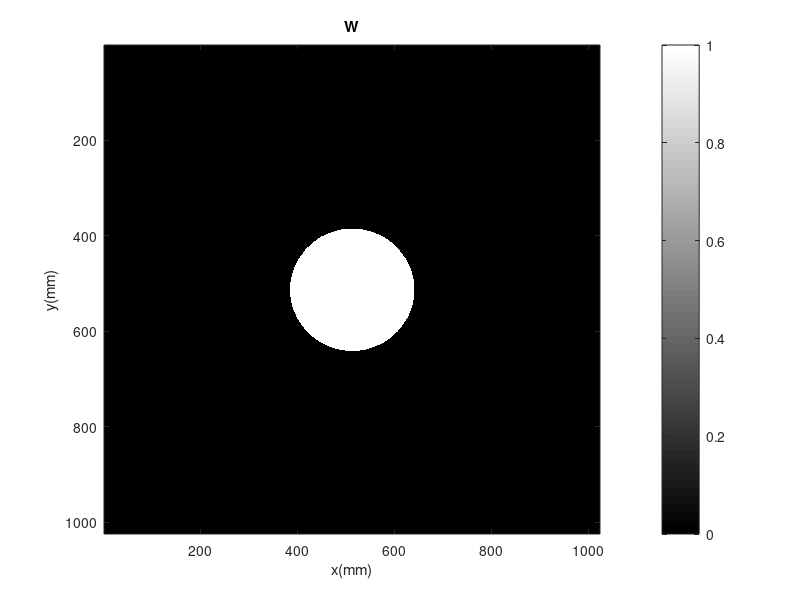

This figure's MATLAB source: (Note: this script raises an error after producing the figure.)
clc;
clear all;
close all;
N=1024;
wo=N/2;
dpix=4.4*10^-6;
lambda=0.0633*10^-9;
k=2*pi/lambda;
d=0.4;
x=(-N/2:N/2-1)*dpix;
y=(-N/2:N/2-1)*dpix;
[X,Y]=meshgrid(x,y);
umax=1/(2*dpix); 
df=1/(N*dpix);
u=(-N/2:N/2-1)*df;
v=(-N/2:N/2-1)*df;
[U,V]=meshgrid(u,v);
freq_sq=U.^2+V.^2;
nn=1;
vari=10^-2;
noise=randn(N).*sqrt(vari);

fm=14.2*10^3;
m=0.5;
a=0.5;

Io=ones(N);
Imx=a + 0.5*m*sin(2*pi*X.*fm);
Iqx=a + 0.5*m*cos(2*pi*X.*fm);
Imy=a + 0.5*m*sin(2*pi*Y.*fm);
Iqy=a + 0.5*m*cos(2*pi*Y.*fm);

W=zeros(N);
W= sqrt(U.^2 + V.^2)<2*fm;

figure
imagesc(W);
colorbar
colormap(gray);
xlabel('x(mm)') ;
ylabel('y(mm)');
axis on
title(['W']);


P = imread('image2.jpg');
P=rgb2gray(P);
P = double(P);
P=rescale(P,-2.6,2.6);

figure
imagesc(x*10^3,y*10^3,P);
colorbar
colormap(gray);
xlabel('x(mm)') ;
ylabel('y(mm)');
axis on
title(['Input Phase profile']);

Object=exp(1j.*P);

Io=ones(N,N);
Id=FresProp(dpix,d,lambda,N,Object);

figure
imagesc(x*10^3,y*10^3,Id);
colorbar
colormap(gray);
xlabel('x(mm)') ;
ylabel('y(mm)');
axis on
title(['Id']);

[UP, deld]=uniform(dpix,d,lambda,N,Object,k,freq_sq,noise,Id,Io,nn);

figure
imagesc(x*10^3,y*10^3,UP);
colorbar
colormap(gray);
xlabel('x(mm)') ;
ylabel('y(mm)');
axis on
title(['Recovered phase using uniform illumination']);


Imxd=FresProp(dpix,d,lambda,N,Object.*sqrt(Imx));
Iqxd=FresProp(dpix,d,lambda,N,Object.*sqrt(Iqx));
Imyd=FresProp(dpix,d,lambda,N,Object.*sqrt(Imy));
Iqyd=FresProp(dpix,d,lambda,N,Object.*sqrt(Iqy));

[phi_x]=phix(k,d,m,fm,Id,Imx,Iqx,Imxd,Iqxd,X,Y,W);

figure
imagesc(x*10^3,y*10^3,real(phi_x));
colorbar
colormap(gray);
xlabel('x(mm)') ;
ylabel('y(mm)');
axis on
title(['phi_x']);


[phi_y]=phiy(k,d,m,fm,Id,Imy,Iqy,Imyd,Iqyd,X,Y,W);

figure
imagesc(x*10^3,y*10^3,real(phi_y));
colorbar
colormap(gray);
xlabel('x(mm)') ;
ylabel('y(mm)');
axis on
title(['phi_y']);

phi_x= real(phi_x);
phi_y=real(phi_y);
[Lx,~]=gradient(phi_x,dpix,dpix);
[~,Ly]=gradient(phi_y,dpix,dpix);

L=Lx+Ly;
T1=fftshift(fft2(L));
T2= -(4.*pi.*pi.*freq_sq);
T2=T2./(T2.^2 + eps^2);
SP= ifft2(ifftshift(T2.*T1));


figure
imagesc(x*10^3,y*10^3,SP);
colorbar
colormap(gray);
xlabel('x(mm)') ;
ylabel('y(mm)');
axis on
title(['SP']);

%%Hybrid

T= (U.^2 + V.^2)./((fm*0.5*m)^2 + (U.^2 + V.^2));
figure
mesh(T);
colorbar
colormap(jet);
axis on
title(['filter']);

F_HP=fftshift(fft2(UP)).*T + fftshift(fft2(SP)).*(1-T);
HP=ifft2(ifftshift(F_HP));
figure
imagesc(x*10^3,y*10^3,HP);
colorbar
colormap(gray);
xlabel('x(mm)') ;
ylabel('y(mm)');
axis on
title(['HP']);


function[phi_x]=phix(k,d,m,fm,Id,Imx,Iqx,Imxd,Iqxd,X,Y,W)
Smx=(-k./(d*m*pi*fm)).*(Imxd - (Id.*Imx));
Sqx=((1j.*k)./(d*m*pi*fm)).*(Iqxd - (Id.*Iqx));
Smx=Smx.*exp(-1j*2*pi*fm.*X);
Sqx=Sqx.*exp(-1j*2*pi*fm.*X);
F_Smx=fftshift(fft2(Smx));
F_Sqx=fftshift(fft2(Sqx));
F_phi_x=(F_Smx+F_Sqx).*W;
phi_x=ifft2(ifftshift(F_phi_x));
end
function[phi_y]=phiy(k,d,m,fm,Id,Imy,Iqy,Imyd,Iqyd,X,Y,W)
Smy=(-k./(d*m*pi*fm)).*(Imyd - (Id.*Imy));
Sqy=((1j.*k)./(d*m*pi*fm)).*(Iqyd - (Id.*Iqy));
Smy=Smy.*exp(-1j*2*pi*fm.*Y);
Sqx=Sqy.*exp(-1j*2*pi*fm.*Y);
F_Smy=fftshift(fft2(Smy));
F_Sqy=fftshift(fft2(Sqy));
F_phi_y=(F_Smy+F_Sqy).*W;
phi_y=ifft2(ifftshift(F_phi_y));
end
function [uni_rec_ph, deld]=uniform(dpix,d,lambda,N,Object,k,freq_sq,noise,Id,Io,nn)
deld=(Id-Io)+nn.*noise;
T1=fftshift((fft2((k/d).*(deld))));
T2= (4.*pi.*pi.*freq_sq);
T2=T2./(T2.^2 + eps^2);
uni_rec_ph= ifft2(ifftshift(T2.*T1));
end
function [R]=FresProp(dpix,z,lambda,Hsize,Hcrop)

%Spatial frequencies
Xsize = Hsize*dpix; %Hsize is the number of pixel, dpix is the length of one pixel, Xsize is the total lenght of the image. 
du = 1/(Xsize);% the resolution of fourier frequency coordinates
%Nyquist cut-off for Sampling Hologram
umax = 1/(2*dpix); %define the k space 
u = -umax:du:umax-du;
[U,V]=meshgrid(u,u);
clear  u V  du;
 
%Evanescent cut-off 
uev = 1/lambda; %???????
 
%Nyquist cut-off for Fresnel Propagation Kernel
unp = uev*(Xsize/(2*abs(z)));
clear Xsize;
 
%Circular window
A = U.^2+(U').^2;
clear U;
if uev>=unp
    ucut = unp;
end
if unp>uev
    ucut = uev;
end
W= sqrt(A);
W = (W<=ucut); 
% disp(['Cutoff =',num2str(ucut),' Evansecent Cutoff =',num2str(uev),...
%' Nyquist Cutoff =', num2str(unp),'u max =',num2str(umax)])
clear ucut uev unp
 
%Fresnel kernel: paraxial approximation
H = exp((-1i*pi*lambda* z).*(A));
clear A;
 
%Truncate kernel
H = W.*H;
clear W;
 
%Hologram Spectrum
Htemp = fft2(Hcrop);
HH = fftshift(Htemp);
clear Htemp;
 
%Propagate field
RR = HH.*H;
clear H HH;
RR =ifftshift(RR);
Ri = ifft2(RR); 
R=abs(Ri.^2);

clear RR;

end